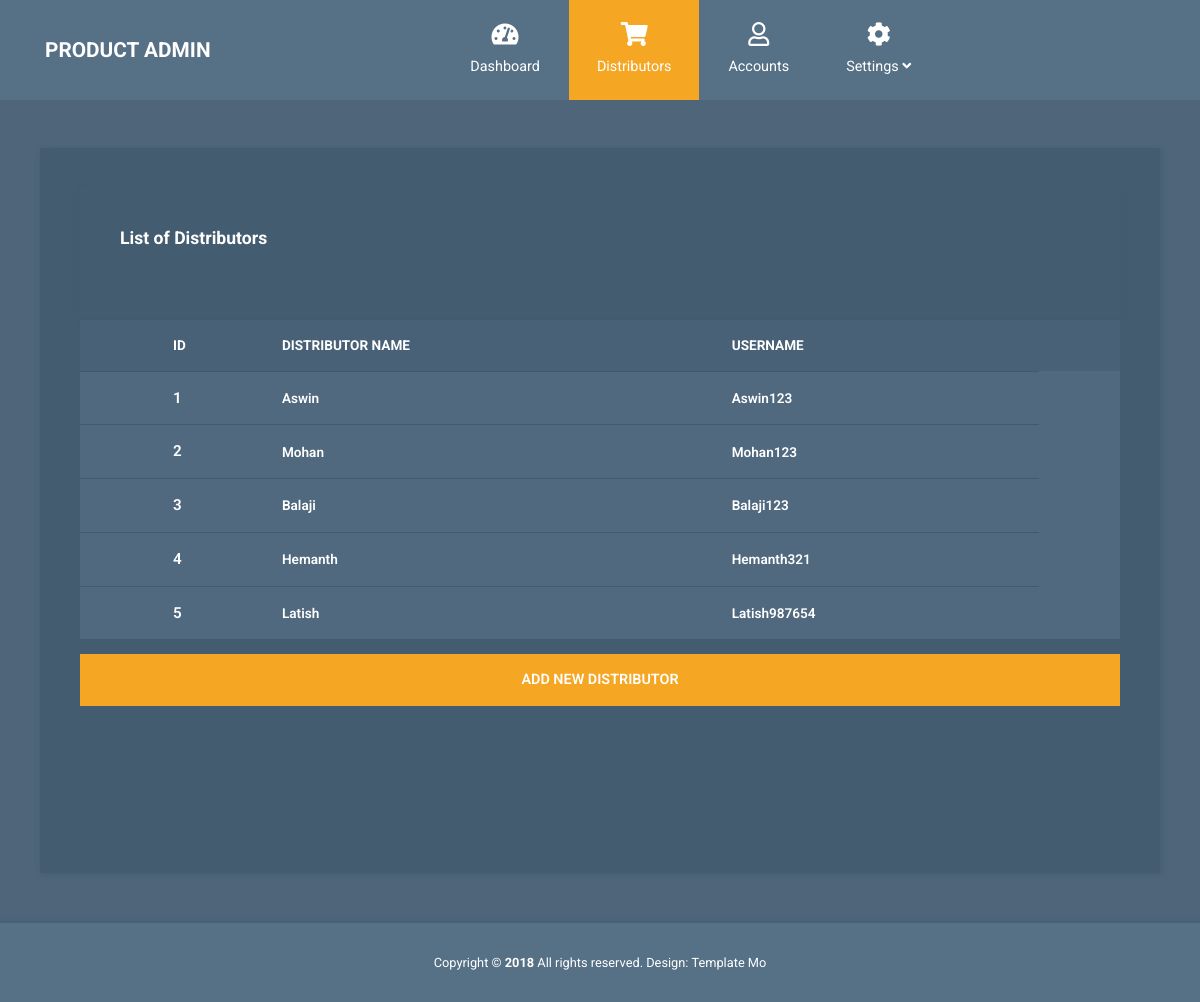
Page /Admin/distributors.php on the committed database.
### tables this page shows
CREATE TABLE `sellerlogin` (
  `id` int(5) NOT NULL,
  `Name` varchar(50) NOT NULL,
  `username` varchar(50) NOT NULL,
  `password` varchar(50) NOT NULL
);

### Admin/distributors.php (the view, shortened to what this page needs)
<?php
    $con = mysqli_connect("localhost","root","","AWPEcommerce");
    $query = "SELECT * FROM sellerlogin";
    $ddetails = $con->query($query);
?>
<!DOCTYPE html>
<html lang="en">
  <head>
    <link rel="stylesheet" href="css/fontawesome.min.css" />
    <link rel="stylesheet" href="css/bootstrap.min.css" />
    <link rel="stylesheet" href="css/templatemo-style.css">
  </head>
  <body id="reportsPage">
    <nav class="navbar navbar-expand-xl">
      <div class="container h-100">
        <a class="navbar-brand" href="index.php">
          <h1 class="tm-site-title mb-0">Product Admin</h1>
        </a>
        <div class="collapse navbar-collapse" id="navbarSupportedContent">
          <ul class="navbar-nav mx-auto h-100">
            <li class="nav-item">
              <a class="nav-link" href="index.php">
                <i class="fas fa-tachometer-alt"></i> Dashboard
              </a>
            </li>
            <li class="nav-item">
              <a class="nav-link active" href="distributors.php">
                <i class="fas fa-shopping-cart"></i>Distributors
              </a>
            </li>
            <li class="nav-item">
              <a class="nav-link" href="accounts.php">
                <i class="far fa-user"></i> Accounts
              </a>
            </li>
            <li class="nav-item dropdown">
              <a
                class="nav-link dropdown-toggle"
                href="#"
                id="navbarDropdown"
                role="button"
                data-toggle="dropdown"
                aria-haspopup="true"
                aria-expanded="false">
                <i class="fas fa-cog"></i>
                <span> Settings <i class="fas fa-angle-down"></i> </span>
              </a>
            </li>
          </ul>
        </div>
      </div>
    </nav>
    <div class="container mt-5">
      <div class="row tm-content-row">
        <div class="col-sm-12 col-md-12 col-lg-12 col-xl-12 tm-block-col">
          <div class="tm-bg-primary-dark tm-block tm-block-products">
          <div class="tm-bg-primary-dark tm-block tm-block-h-auto">
              <h2 class="tm-block-title">List of Distributors</h2>
            </div>
            <div class="tm-product-table-container">
              <table class="table table-hover tm-table-small tm-product-table">
                <thead>
                  <tr>
                    <th scope="col">&nbsp;</th>
                    <th scope="col">ID</th>
                    <th scope="col">DISTRIBUTOR NAME</th>
                    <th scope="col">USERNAME</th>
                    <th scope="col">&nbsp;</th>
                  </tr>
                </thead>
                <tbody>
                  <?php
                      while($dist = mysqli_fetch_assoc($ddetails)):
                  ?>
                  <tr>
                    <th scope="row"></th>
                    <td class="tm-product-name"><?= $dist['id']?></td>
                    <td><?= $dist['Name']?></td>
                    <td><?= $dist['username']?></td>
                  </tr>
                  <?php
                endwhile;
                 ?>
                </tbody>
              </table>
            </div>
            <a
              href="add-distributor.php"
              class="btn btn-primary btn-block text-uppercase mb-3">Add new Distributor</a>
          </div>
        </div>
      </div>
    </div>
    <footer class="tm-footer row tm-mt-small">
      <div class="col-12 font-weight-light">
        <p class="text-center text-white mb-0 px-4 small">
          Copyright &copy; <b>2018</b> All rights reserved.
          Design: <a rel="nofollow noopener" href="https://templatemo.com" class="tm-footer-link">Template Mo</a>
        </p>
      </div>
    </footer>
  </body>
</html>

### Admin/css/templatemo-style.css (style rules this page uses)
html { font-size: 16px; overflow-x: hidden; }
body { font-family: Roboto, Helvetica, Arial, sans-serif; background-color: #4e657a; overflow-x: hidden; }
a { transition: all 0.3s ease; }
.navbar-brand { display: flex; align-items: center; }
.tm-site-title { display: inline-block; text-transform: uppercase; font-size: 1.3rem; font-weight: 700; color: #fff; }
.navbar { height: 100px; background-color: #567086; padding: 0; }
.navbar .container { position: relative; }
.tm-mt-small { margin-top: 20px; }
.tm-block-col { margin-bottom: 30px; }
.tm-block { padding: 40px; -webkit-box-shadow: 1px 1px 5px 0 #455c71; -moz-box-shadow: 1px 1px 5px 0 #455c71; box-shadow: 1px 1px 5px 0 #455c71; min-height: 350px; height: 100%; max-height: 450px; }
.tm-block-h-auto { min-height: 1px; max-height: none; height: auto; }
.tm-block-title { font-size: 1.1rem; font-weight: 700; color: #fff; margin-bottom: 30px; }
.nav-link { color: #fff; height: 100%; display: flex; align-items: center; justify-content: center; flex-direction: column; font-size: 90%; }
.nav-link > i { margin-bottom: 10px; margin-right: 0; font-size: 1.5rem; }
.dropdown-item, .nav-link { padding: 15px 20px; }
.navbar-nav .active > .nav-link, .navbar-nav .nav-link.active { background-color: #f5a623; color: #fff; }
.navbar-nav .nav-link.active i { color: #fff; }
.nav-item { text-align: center; }
.nav-item:last-child { margin-right: 0; }
.dropdown-toggle::after { display: none; }
.tm-content-row { justify-content: space-between; margin-left: -20px; margin-right: -20px; }
.table { background-color: #50697f; color: #fff; font-size: 85%; margin-bottom: 0; }
thead { background-color: #486177; color: #fff; }
.table thead th { border-bottom: 0; }
.btn { border-radius: 0; padding: 13px 28px; transition: all 0.2s ease; max-width: 100%; }
.btn-primary { color: #fff; background-color: #f5a623; border: 2px solid #f5a623; font-size: 90%; font-weight: 600; }
.table td, .table th { border-top: 1px solid #415a70; padding: 15px 25px; vertical-align: middle; }
.tm-table-small td, .tm-table-small th { padding-left: 12px; padding-right: 12px; }
.table-hover tbody tr { transition: all 0.2s ease; }
.tm-bg-primary-dark { background-color: #435c70; }
.tm-block-products { min-height: 725px; }
.tm-product-table-container { max-height: 465px; margin-bottom: 15px; overflow-y: scroll; }
.tm-product-table tr { font-weight: 600; }
.tm-product-name { font-size: 0.95rem; font-weight: 600; }
.tm-footer { background-color: #567086; padding-top: 30px; padding-bottom: 30px; -webkit-box-shadow: 0 -3px 5px 0 rgba(69, 92, 113, 0.59); -moz-box-shadow: 0 -3px 5px 0 rgba(69, 92, 113, 0.59); box-shadow: 0 -3px 5px 0 rgba(69, 92, 113, 0.59); }
.tm-footer-link { color: white; }
@media (min-width: 1200px) { .navbar-expand-xl .navbar-nav .nav-link { padding-left: 28px; padding-right: 28px; } }
@media (min-width: 1200px) { .navbar-collapse { height: 100%; } }
@media (max-width: 1275px) and (min-width: 1200px) { .nav-item { margin-right: 15px; } }
@media (max-width: 1350px) { .nav-item { margin-right: 1px; } }

### rows in the picture
sellerlogin: id "1", Name "Aswin", username "Aswin123"
sellerlogin: id "2", Name "Mohan", username "Mohan123"
sellerlogin: id "3", Name "Balaji", username "Balaji123"
sellerlogin: id "4", Name "Hemanth", username "Hemanth321"
sellerlogin: id "5", Name "Latish", username "Latish987654"
